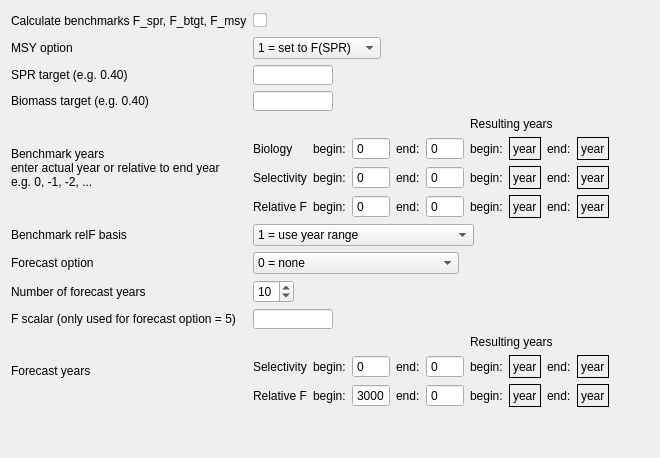
     <widget class="QWidget" name="tab_specification">
      <attribute name="title">
       <string>Specification</string>
      </attribute>
      <layout class="QHBoxLayout" name="horizontalLayout_2">
       <item>
        <layout class="QGridLayout" name="gridLayout_fcast1">
         <item row="4" column="1" colspan="2">
          <layout class="QGridLayout" name="gridLayout_bmark_years">
           <item row="1" column="3">
            <layout class="QHBoxLayout" name="horizontalLayout_bio">
             <item>
              <widget class="QLabel" name="label_bmark_bio_beg_ref">
               <property name="text">
                <string>begin:</string>
               </property>
              </widget>
             </item>
             <item>
              <widget class="QLabel" name="label_bmark_bio_beg_yr_ref">
               <property name="frameShape">
                <enum>QFrame::Panel</enum>
               </property>
               <property name="text">
                <string>year</string>
               </property>
              </widget>
             </item>
             <item>
              <widget class="QLabel" name="label_bmark_bio_end_ref">
               <property name="text">
                <string>end:</string>
               </property>
              </widget>
             </item>
             <item>
              <widget class="QLabel" name="label_bmark_bio_end_yr_ref">
               <property name="frameShape">
                <enum>QFrame::Panel</enum>
               </property>
               <property name="text">
                <string>year</string>
               </property>
              </widget>
             </item>
            </layout>
           </item>
           <item row="2" column="3">
            <layout class="QHBoxLayout" name="horizontalLayout_sel">
             <item>
              <widget class="QLabel" name="label_bmark_sel_beg_ref">
               <property name="text">
                <string>begin:</string>
               </property>
              </widget>
             </item>
             <item>
              <widget class="QLabel" name="label_bmark_sel_beg_yr_ref">
               <property name="frameShape">
                <enum>QFrame::Panel</enum>
               </property>
               <property name="text">
                <string>year</string>
               </property>
              </widget>
             </item>
             <item>
              <widget class="QLabel" name="label_bmark_sel_end_ref">
               <property name="text">
                <string>end:</string>
               </property>
              </widget>
             </item>
             <item>
              <widget class="QLabel" name="label_bmark_sel_end_yr_ref">
               <property name="frameShape">
                <enum>QFrame::Panel</enum>
               </property>
               <property name="text">
                <string>year</string>
               </property>
              </widget>
             </item>
            </layout>
           </item>
           <item row="3" column="3">
            <layout class="QHBoxLayout" name="horizontalLayout_bmark_relf_2">
             <item>
              <widget class="QLabel" name="label_bmark_relf_beg_ref">
               <property name="text">
                <string>begin:</string>
               </property>
              </widget>
             </item>
             <item>
              <widget class="QLabel" name="label_bmark_relf_beg_yr_ref">
               <property name="frameShape">
                <enum>QFrame::Panel</enum>
               </property>
               <property name="text">
                <string>year</string>
               </property>
              </widget>
             </item>
             <item>
              <widget class="QLabel" name="label_bmark_relf_end_ref">
               <property name="text">
                <string>end:</string>
               </property>
              </widget>
             </item>
             <item>
              <widget class="QLabel" name="label_bmark_relf_end_yr_ref">
               <property name="frameShape">
                <enum>QFrame::Panel</enum>
               </property>
               <property name="text">
                <string>year</string>
               </property>
              </widget>
             </item>
            </layout>
           </item>
           <item row="1" column="1">
            <layout class="QHBoxLayout" name="horizontalLayout_bmark_bio">
             <item>
              <widget class="QLabel" name="label_bmark_bio_beg">
               <property name="text">
                <string>begin:</string>
               </property>
              </widget>
             </item>
             <item>
              <widget class="QSpinBox" name="spinBox_bmark_bio_beg">
               <property name="buttonSymbols">
                <enum>QAbstractSpinBox::NoButtons</enum>
               </property>
               <property name="prefix">
                <string/>
               </property>
               <property name="minimum">
                <number>-50</number>
               </property>
               <property name="maximum">
                <number>3000</number>
               </property>
              </widget>
             </item>
             <item>
              <widget class="QLabel" name="label_bmark_bio_end">
               <property name="text">
                <string>end:</string>
               </property>
              </widget>
             </item>
             <item>
              <widget class="QSpinBox" name="spinBox_bmark_bio_end">
               <property name="buttonSymbols">
                <enum>QAbstractSpinBox::NoButtons</enum>
               </property>
               <property name="minimum">
                <number>-50</number>
               </property>
               <property name="maximum">
                <number>3000</number>
               </property>
              </widget>
             </item>
            </layout>
           </item>
           <item row="2" column="1">
            <layout class="QHBoxLayout" name="horizontalLayout_bmark_sel">
             <item>
              <widget class="QLabel" name="label_bmakr_sel_beg">
               <property name="text">
                <string>begin:</string>
               </property>
              </widget>
             </item>
             <item>
              <widget class="QSpinBox" name="spinBox_bmark_sel_beg">
               <property name="buttonSymbols">
                <enum>QAbstractSpinBox::NoButtons</enum>
               </property>
               <property name="minimum">
                <number>-50</number>
               </property>
               <property name="maximum">
                <number>3000</number>
               </property>
              </widget>
             </item>
             <item>
              <widget class="QLabel" name="label_bmark_sel_end">
               <property name="text">
                <string>end:</string>
               </property>
              </widget>
             </item>
             <item>
              <widget class="QSpinBox" name="spinBox_bmark_sel_end">
               <property name="buttonSymbols">
                <enum>QAbstractSpinBox::NoButtons</enum>
               </property>
               <property name="minimum">
                <number>-50</number>
               </property>
               <property name="maximum">
                <number>3000</number>
               </property>
              </widget>
             </item>
            </layout>
           </item>
           <item row="3" column="1">
            <layout class="QHBoxLayout" name="horizontalLayout_bmark_relf">
             <item>
              <widget class="QLabel" name="label_bmark_relf_beg">
               <property name="text">
                <string>begin:</string>
               </property>
              </widget>
             </item>
             <item>
              <widget class="QSpinBox" name="spinBox_bmark_relf_beg">
               <property name="buttonSymbols">
                <enum>QAbstractSpinBox::NoButtons</enum>
               </property>
               <property name="minimum">
                <number>-50</number>
               </property>
               <property name="maximum">
                <number>3000</number>
               </property>
              </widget>
             </item>
             <item>
              <widget class="QLabel" name="label_bmark_relf_end">
               <property name="text">
                <string>end:</string>
               </property>
              </widget>
             </item>
             <item>
              <widget class="QSpinBox" name="spinBox_bmark_relf_end">
               <property name="buttonSymbols">
                <enum>QAbstractSpinBox::NoButtons</enum>
               </property>
               <property name="minimum">
                <number>-50</number>
               </property>
               <property name="maximum">
                <number>3000</number>
               </property>
              </widget>
             </item>
            </layout>
           </item>
           <item row="1" column="0">
            <widget class="QLabel" name="label_bmark_bio">
             <property name="text">
              <string>Biology</string>
             </property>
            </widget>
           </item>
           <item row="2" column="0">
            <widget class="QLabel" name="label_bmark_sel">
             <property name="text">
              <string>Selectivity</string>
             </property>
            </widget>
           </item>
           <item row="3" column="0">
            <widget class="QLabel" name="label_bmark_relf">
             <property name="text">
              <string>Relative F</string>
             </property>
            </widget>
           </item>
           <item row="2" column="4">
            <spacer name="horizontalSpacer_19">
             <property name="orientation">
              <enum>Qt::Horizontal</enum>
             </property>
             <property name="sizeHint" stdset="0">
              <size>
               <width>40</width>
               <height>20</height>
              </size>
             </property>
            </spacer>
           </item>
           <item row="0" column="3">
            <widget class="QLabel" name="label_bmark_ref_years">
             <property name="text">
              <string>Resulting years</string>
             </property>
            </widget>
           </item>
          </layout>
         </item>
         <item row="12" column="1" colspan="2">
          <layout class="QGridLayout" name="gridLayout_fcast_years">
           <item row="1" column="1">
            <layout class="QHBoxLayout" name="horizontalLayout_fcast_sel">
             <item>
              <widget class="QLabel" name="label_fcast_sel_beg">
               <property name="text">
                <string>begin:</string>
               </property>
              </widget>
             </item>
             <item>
              <widget class="QSpinBox" name="spinBox_fcast_sel_beg">
               <property name="buttonSymbols">
                <enum>QAbstractSpinBox::NoButtons</enum>
               </property>
               <property name="minimum">
                <number>-50</number>
               </property>
               <property name="maximum">
                <number>3000</number>
               </property>
              </widget>
             </item>
             <item>
              <widget class="QLabel" name="label_fcast_sel_end">
               <property name="text">
                <string>end:</string>
               </property>
              </widget>
             </item>
             <item>
              <widget class="QSpinBox" name="spinBox_fcast_sel_end">
               <property name="buttonSymbols">
                <enum>QAbstractSpinBox::NoButtons</enum>
               </property>
               <property name="minimum">
                <number>-50</number>
               </property>
               <property name="maximum">
                <number>3000</number>
               </property>
              </widget>
             </item>
            </layout>
           </item>
           <item row="1" column="0">
            <widget class="QLabel" name="label_fcast_sel">
             <property name="text">
              <string>Selectivity</string>
             </property>
            </widget>
           </item>
           <item row="3" column="1">
            <layout class="QHBoxLayout" name="horizontalLayout_fcast_relf">
             <item>
              <widget class="QLabel" name="label_fcast_relf_beg">
               <property name="text">
                <string>begin:</string>
               </property>
              </widget>
             </item>
             <item>
              <widget class="QSpinBox" name="spinBox_fcast_relf_beg">
               <property name="buttonSymbols">
                <enum>QAbstractSpinBox::NoButtons</enum>
               </property>
               <property name="minimum">
                <number>-50</number>
               </property>
               <property name="maximum">
                <number>3000</number>
               </property>
               <property name="value">
                <number>3000</number>
               </property>
              </widget>
             </item>
             <item>
              <widget class="QLabel" name="label_fcast_relf_end">
               <property name="text">
                <string>end:</string>
               </property>
              </widget>
             </item>
             <item>
              <widget class="QSpinBox" name="spinBox_fcast_relf_end">
               <property name="buttonSymbols">
                <enum>QAbstractSpinBox::NoButtons</enum>
               </property>
               <property name="minimum">
                <number>-50</number>
               </property>
               <property name="maximum">
                <number>3000</number>
               </property>
              </widget>
             </item>
            </layout>
           </item>
           <item row="3" column="0">
            <widget class="QLabel" name="label_fcast_bio">
             <property name="text">
              <string>Relative F</string>
             </property>
            </widget>
           </item>
           <item row="1" column="4">
            <spacer name="horizontalSpacer_4">
             <property name="orientation">
              <enum>Qt::Horizontal</enum>
             </property>
             <property name="sizeHint" stdset="0">
              <size>
               <width>40</width>
               <height>20</height>
              </size>
             </property>
            </spacer>
           </item>
           <item row="0" column="2" colspan="2">
            <widget class="QLabel" name="label_fcast_ref_years">
             <property name="text">
              <string>Resulting years</string>
             </property>
            </widget>
           </item>
           <item row="1" column="2" colspan="2">
            <layout class="QHBoxLayout" name="horizontalLayout_sel_ref">
             <item>
              <widget class="QLabel" name="label_fcast_sel_beg_ref">
               <property name="text">
                <string>begin:</string>
               </property>
              </widget>
             </item>
             <item>
              <widget class="QLabel" name="label_fcast_sel_beg_yr_ref">
               <property name="frameShape">
                <enum>QFrame::Panel</enum>
               </property>
               <property name="text">
                <string>year</string>
               </property>
              </widget>
             </item>
             <item>
              <widget class="QLabel" name="label_fcast_sel_end_ref">
               <property name="text">
                <string>end:</string>
               </property>
              </widget>
             </item>
             <item>
              <widget class="QLabel" name="label_fcast_sel_end_yr_ref">
               <property name="frameShape">
                <enum>QFrame::Panel</enum>
               </property>
               <property name="text">
                <string>year</string>
               </property>
              </widget>
             </item>
            </layout>
           </item>
           <item row="3" column="2" colspan="2">
            <layout class="QHBoxLayout" name="horizontalLayout_relf_ref">
             <item>
              <widget class="QLabel" name="label_fcast_relf_beg_ref">
               <property name="text">
                <string>begin:</string>
               </property>
              </widget>
             </item>
             <item>
              <widget class="QLabel" name="label_fcast_relf_beg_yr_ref">
               <property name="frameShape">
                <enum>QFrame::Panel</enum>
               </property>
               <property name="text">
                <string>year</string>
               </property>
              </widget>
             </item>
             <item>
              <widget class="QLabel" name="label_fcast_relf_end_ref">
               <property name="text">
                <string>end:</string>
               </property>
              </widget>
             </item>
             <item>
              <widget class="QLabel" name="label_fcast_relf_end_yr_ref">
               <property name="frameShape">
                <enum>QFrame::Panel</enum>
               </property>
               <property name="text">
                <string>year</string>
               </property>
              </widget>
             </item>
            </layout>
           </item>
          </layout>
         </item>
         <item row="7" column="2">
          <spacer name="horizontalSpacer_14">
           <property name="orientation">
            <enum>Qt::Horizontal</enum>
           </property>
           <property name="sizeHint" stdset="0">
            <size>
             <width>40</width>
             <height>20</height>
            </size>
           </property>
          </spacer>
         </item>
         <item row="6" column="1" colspan="2">
          <layout class="QHBoxLayout" name="horizontalLayout_fcast_options">
           <item>
            <widget class="QComboBox" name="comboBox_fcast_options">
             <item>
              <property name="text">
               <string>0 = none</string>
              </property>
             </item>
             <item>
              <property name="text">
               <string>1 = F(SPR)</string>
              </property>
             </item>
             <item>
              <property name="text">
               <string>2 = F(MSY) </string>
              </property>
             </item>
             <item>
              <property name="text">
               <string>3 = F(Btgt)</string>
              </property>
             </item>
             <item>
              <property name="text">
               <string>4 = Ave F (uses first-last relF yrs)</string>
              </property>
             </item>
             <item>
              <property name="text">
               <string>5 = input annual F scalar</string>
              </property>
             </item>
            </widget>
           </item>
           <item>
            <spacer name="horizontalSpacer">
             <property name="orientation">
              <enum>Qt::Horizontal</enum>
             </property>
             <property name="sizeHint" stdset="0">
              <size>
               <width>40</width>
               <height>20</height>
              </size>
             </property>
            </spacer>
           </item>
          </layout>
         </item>
         <item row="15" column="2">
          <spacer name="verticalSpacer">
           <property name="orientation">
            <enum>Qt::Vertical</enum>
           </property>
           <property name="sizeHint" stdset="0">
            <size>
             <width>20</width>
             <height>40</height>
            </size>
           </property>
          </spacer>
         </item>
         <item row="5" column="1" colspan="2">
          <layout class="QHBoxLayout" name="horizontalLayout_relf_basis">
           <item>
            <widget class="QComboBox" name="comboBox_bmark_relF_basis">
             <item>
              <property name="text">
               <string>1 = use year range</string>
              </property>
             </item>
             <item>
              <property name="text">
               <string>2 = set relF same as forecast below</string>
              </property>
             </item>
            </widget>
           </item>
           <item>
            <spacer name="horizontalSpacer_20">
             <property name="orientation">
              <enum>Qt::Horizontal</enum>
             </property>
             <property name="sizeHint" stdset="0">
              <size>
               <width>40</width>
               <height>20</height>
              </size>
             </property>
            </spacer>
           </item>
          </layout>
         </item>
         <item row="2" column="1">
          <layout class="QHBoxLayout" name="horizontalLayout_SPR_target">
           <item>
            <widget class="QLineEdit" name="lineEdit_SPR_target">
             <property name="maximumSize">
              <size>
               <width>80</width>
               <height>20</height>
              </size>
             </property>
            </widget>
           </item>
           <item>
            <spacer name="horizontalSpacer_7">
             <property name="orientation">
              <enum>Qt::Horizontal</enum>
             </property>
             <property name="sizeHint" stdset="0">
              <size>
               <width>40</width>
               <height>20</height>
              </size>
             </property>
            </spacer>
           </item>
          </layout>
         </item>
         <item row="8" column="1">
          <layout class="QHBoxLayout" name="horizontalLayout_F_scalar">
           <item>
            <widget class="QLineEdit" name="lineEdit_F_scalar">
             <property name="maximumSize">
              <size>
               <width>80</width>
               <height>20</height>
              </size>
             </property>
            </widget>
           </item>
           <item>
            <spacer name="horizontalSpacer_27">
             <property name="orientation">
              <enum>Qt::Horizontal</enum>
             </property>
             <property name="sizeHint" stdset="0">
              <size>
               <width>40</width>
               <height>20</height>
              </size>
             </property>
            </spacer>
           </item>
          </layout>
         </item>
         <item row="8" column="0">
          <widget class="QLabel" name="label_F_scalar">
           <property name="text">
            <string>F scalar (only used for forecast option = 5)</string>
           </property>
          </widget>
         </item>
         <item row="12" column="0">
          <widget class="QLabel" name="label_fcast_years">
           <property name="text">
            <string>Forecast years</string>
           </property>
          </widget>
         </item>
         <item row="1" column="1" colspan="2">
          <layout class="QHBoxLayout" name="horizontalLayout_MSY_options">
           <item>
            <widget class="QComboBox" name="comboBox_MSY_options">
             <item>
              <property name="text">
               <string>1 = set to F(SPR)</string>
              </property>
             </item>
             <item>
              <property name="text">
               <string>2 = calc F(MSY)</string>
              </property>
             </item>
             <item>
              <property name="text">
               <string>3 = set to F(Btgt)</string>
              </property>
             </item>
             <item>
              <property name="text">
               <string>4 = set to F(endyr)</string>
              </property>
             </item>
            </widget>
           </item>
           <item>
            <spacer name="horizontalSpacer_3">
             <property name="orientation">
              <enum>Qt::Horizontal</enum>
             </property>
             <property name="sizeHint" stdset="0">
              <size>
               <width>40</width>
               <height>20</height>
              </size>
             </property>
            </spacer>
           </item>
          </layout>
         </item>
         <item row="5" column="0">
          <widget class="QLabel" name="label_bmark_relF_basis">
           <property name="text">
            <string>Benchmark relF basis</string>
           </property>
          </widget>
         </item>
         <item row="0" column="1">
          <layout class="QHBoxLayout" name="horizontalLayout_benchmarks">
           <item>
            <widget class="QCheckBox" name="checkBox_benchmarks">
             <property name="text">
              <string/>
             </property>
            </widget>
           </item>
           <item>
            <spacer name="horizontalSpacer_2">
             <property name="orientation">
              <enum>Qt::Horizontal</enum>
             </property>
             <property name="sizeHint" stdset="0">
              <size>
               <width>40</width>
               <height>20</height>
              </size>
             </property>
            </spacer>
           </item>
          </layout>
         </item>
         <item row="2" column="0">
          <widget class="QLabel" name="label_SPR_target">
           <property name="text">
            <string>SPR target (e.g. 0.40)</string>
           </property>
          </widget>
         </item>
         <item row="15" column="0">
          <spacer name="horizontalSpacer_31">
           <property name="orientation">
            <enum>Qt::Horizontal</enum>
           </property>
           <property name="sizeHint" stdset="0">
            <size>
             <width>40</width>
             <height>20</height>
            </size>
           </property>
          </spacer>
         </item>
         <item row="4" column="0">
          <widget class="QLabel" name="label_bmark_yrs">
           <property name="text">
            <string>Benchmark years
enter actual year or relative to end year 
e.g. 0, -1, -2, ...</string>
           </property>
          </widget>
         </item>
         <item row="0" column="0">
          <widget class="QLabel" name="label_benchmarks">
           <property name="text">
            <string>Calculate benchmarks F_spr, F_btgt, F_msy</string>
           </property>
          </widget>
         </item>
         <item row="1" column="0">
          <widget class="QLabel" name="label_MSY_options">
           <property name="text">
            <string>MSY option</string>
           </property>
          </widget>
         </item>
         <item row="7" column="0">
          <widget class="QLabel" name="label_fcast_yr_num">
           <property name="text">
            <string>Number of forecast years</string>
           </property>
          </widget>
         </item>
         <item row="6" column="0">
          <widget class="QLabel" name="label_fcast_options">
           <property name="text">
            <string>Forecast option</string>
           </property>
          </widget>
         </item>
         <item row="3" column="0">
          <widget class="QLabel" name="label_biomass_target">
           <property name="text">
            <string>Biomass target (e.g. 0.40)</string>
           </property>
          </widget>
         </item>
         <item row="15" column="1">
          <spacer name="horizontalSpacer_37">
           <property name="orientation">
            <enum>Qt::Horizontal</enum>
           </property>
           <property name="sizeHint" stdset="0">
            <size>
             <width>40</width>
             <height>20</height>
            </size>
           </property>
          </spacer>
         </item>
         <item row="7" column="1">
          <layout class="QHBoxLayout" name="horizontalLayout_fcast_yr_num">
           <item>
            <widget class="QSpinBox" name="spinBox_fcast_yr_num">
             <property name="value">
              <number>10</number>
             </property>
            </widget>
           </item>
           <item>
            <spacer name="horizontalSpacer_21">
             <property name="orientation">
              <enum>Qt::Horizontal</enum>
             </property>
             <property name="sizeHint" stdset="0">
              <size>
               <width>40</width>
               <height>20</height>
              </size>
             </property>
            </spacer>
           </item>
          </layout>
         </item>
         <item row="3" column="1">
          <layout class="QHBoxLayout" name="horizontalLayout_biomass_target">
           <item>
            <widget class="QLineEdit" name="lineEdit_biomass_target">
             <property name="maximumSize">
              <size>
               <width>80</width>
               <height>20</height>
              </size>
             </property>
            </widget>
           </item>
           <item>
            <spacer name="horizontalSpacer_6">
             <property name="orientation">
              <enum>Qt::Horizontal</enum>
             </property>
             <property name="sizeHint" stdset="0">
              <size>
               <width>40</width>
               <height>20</height>
              </size>
             </property>
            </spacer>
           </item>
          </layout>
         </item>
        </layout>
       </item>
      </layout>
     </widget>
